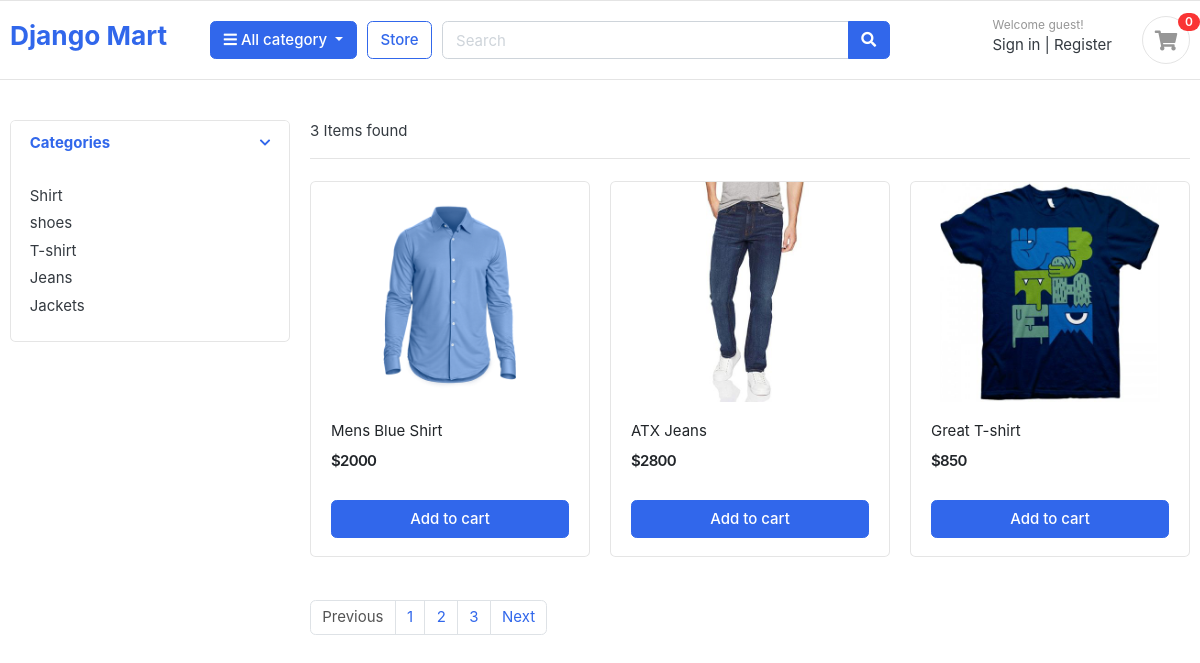
/store/, run on the app's committed database.
### category/models.py (models this page shows, shortened)
class Category(models.Model):
    category_name = models.CharField(max_length=100, unique=True)
    slug = models.SlugField(max_length=200, unique=True)
    description = models.TextField(max_length=300, blank=True)
    cat_images = models.ImageField(upload_to='photos/categories', blank=True)

### store/models.py (models this page shows, shortened)
class Product(models.Model):
    product_name = models.CharField(max_length=100, unique=True)
    slug = models.SlugField(max_length=200, unique=True)
    description = models.TextField(max_length=300, blank=True)
    price = models.IntegerField()
    image = models.ImageField(upload_to='photos/products')
    stock = models.IntegerField()
    is_avaiable = models.BooleanField(default=True)
    category = models.ForeignKey(Category, on_delete=models.CASCADE)
    created_date = models.DateTimeField(auto_now_add=True)
    modified_date = models.DateTimeField(auto_now=True)

### store/views.py (the view)
# urls.py: path('store/', include('store.urls')),
def store(request, category_slug=None):
    products = None
    category = None
    if category_slug != None:
        category = get_object_or_404(Category, slug=category_slug)
        products = Product.objects.filter(is_avaiable=True, category=category)
        paginator = Paginator(products, 1)
        page = request.GET.get('page')
        page_product = paginator.get_page(page)
    else:
        products = Product.objects.filter(is_avaiable = True)
        paginator = Paginator(products, 3)
        page = request.GET.get('page')
        page_product = paginator.get_page(page)
    categories = Category.objects.all()
    product = {'products':page_product, 'categories': categories}
    return render(request, 'store/store.html',product)

### store/templates/store/store.html (shortened to what this page needs)
{% extends "base.html" %}
{% block body %}
<section class="section-content padding-y">
	<div class="container">
	<div class="row">
		<aside class="col-md-3">
	<div class="card">
		<article class="filter-group">
			<header class="card-header">
				<a href="#" data-toggle="collapse" data-target="#collapse_1" aria-expanded="true" class="">
					<i class="icon-control fa fa-chevron-down"></i>
					<h6 class="title">Categories</h6>
				</a>
			</header>
			<div class="filter-content collapse show" id="collapse_1">
				<div class="card-body">
					<ul class="list-menu">
						{% for i in categories %}
							<li><a href="{% url 'products_by_slug' i.slug %}">{{i.category_name}}  </a></li>
					    {% endfor %}
					</ul>
				</div>
			</div>
		</article>
	</div>
		</aside>
		<main class="col-md-9">
	<header class="border-bottom mb-4 pb-3">
			<div class="form-inline">
				<span class="mr-md-auto">{{products|length}} Items found </span>
			</div>
	</header>
	<div class="row">
     {% for item in products %}
	 <div class="col-md-4">
		<figure class="card card-product-grid">
			<div class="img-wrap">
				<img src="{{item.image.url}}">
			</div>
			<figcaption class="info-wrap">
				<div class="fix-height">
					<a href="{% url 'product_detail' item.category.slug item.slug %}" class="title">{{item.product_name}}</a>
					<div class="price-wrap mt-2">
						<span class="price">${{item.price}}</span>
					</div>
				</div>
				<form method="post">
					<a href="{% url 'add_cart' item.id %}" class="btn btn-block btn-primary">Add to cart </a>
				</form>
			</figcaption>
		</figure>
	</div>
	 {% endfor %}
	</div>
	<nav class="mt-4" aria-label="Page navigation sample">
	  <ul class="pagination">
		{% if products.has_previous %}
		<li class="page-item"><a class="page-link" href="?page={{products.previous_page_number}}">Previous</a></li>
		{% else %}
		<li class="page-item disabled"><a class="page-link" href="">Previous</a></li>
		{% endif %}
		{% for i in products.paginator.page_range %}
		<li class="page-item "><a class="page-link" href="?page={{i}}">{{i}}</a></li>
		{% endfor %}
		{% if products.has_next %}
		<li class="page-item"><a class="page-link" href="?page={{products.next_page_number}}">Next</a></li>
		{% else %}
		<li class="page-item disabled"><a class="page-link" href="">Next</a></li>
		{% endif %}
	  </ul>
	</nav>
		</main>
	</div>
	</div>
	</section>
{% endblock body %}

### templates/base.html (shortened to what this page needs)
<!DOCTYPE html>
{% load static %}
<html lang="en">
<head>
    <head>
        <link href="{% static 'css/bootstrap.css' %}" rel="stylesheet" type="text/css" />
        <link
          href="{% static 'fonts/fontawesome/css/all.min.css' %}"
          type="text/css"
          rel="stylesheet"
        />
        <link href="{% static 'css/ui.css' %}" rel="stylesheet" type="text/css" />
        <link
          href="{% static 'css/responsive.css' %}"
          rel="stylesheet"
          media="only screen and (max-width: 1200px)"
        />
      </head>
</head>
<body>
    <header class="section-header">
        <section class="header-main border-bottom">
          <div class="container">
            <div class="row align-items-center">
              <div class="col-lg-2 col-md-3 col-6">
                <a href="{% url 'home' %}" class="brand-wrap">
                  <h3>Django Mart</h3>
                </a>
              </div>
              <div class="col-lg col-sm col-md col-6 flex-grow-0">
                <div class="category-wrap dropdown d-inline-block float-right">
                  <button
                    type="button"
                    class="btn btn-primary dropdown-toggle"
                    data-toggle="dropdown"
                  >
                    <i class="fa fa-bars"></i> All category
                  </button>
                </div>
              </div>
              <a href="{% url 'store' %}" class="btn btn-outline-primary">Store</a>
              <div class="col-lg col-md-6 col-sm-12 col">
                <form action="#" class="search">
                  <div class="input-group w-100">
                    <input
                      type="text"
                      class="form-control"
                      style="width: 60%"
                      placeholder="Search"
                    />
                    <div class="input-group-append">
                      <button class="btn btn-primary" type="submit">
                        <i class="fa fa-search"></i>
                      </button>
                    </div>
                  </div>
                </form>
              </div>
              <div class="col-lg-3 col-sm-6 col-8 order-2 order-lg-3">
                <div class="d-flex justify-content-end mb-3 mb-lg-0">
                  {% if request.user.is_authenticated %}
                  <div class="widget-header">
                    <small class="title text-muted">Welcome {{request.user.first_name}}!</small>
                    <div>
                      <a href="">Profile</a>
                      <span class="dark-transp"> | </span>
                      <a href="{% url 'logout' %}"> Logout</a>
                    </div>
                  </div>
                  {% else %}
                  <div class="widget-header">
                    <small class="title text-muted">Welcome guest!</small>
                    <div>
                      <a href="{% url 'login' %}">Sign in</a>
                      <span class="dark-transp"> | </span>
                      <a href="{% url 'register' %}"> Register</a>
                    </div>
                  </div>
                  {% endif %}
                  <a href="{% url 'cart' %}" class="widget-header pl-3 ml-3">
                    <div class="icon icon-sm rounded-circle border">
                      <i class="fa fa-shopping-cart"></i>
                    </div>
                    <span class="badge badge-pill badge-danger notify">0</span>
                  </a>
                </div>
              </div>
            </div>
          </div>
        </section>
      </header>
      {% block body %}
      {% endblock body %}
</body>
</html>

### static/css/ui.css (style rules this page uses)
html { font-family: "Inter", sans-serif; font-size: 15px; }
.img-wrap { text-align: center; display: block; }
.img-wrap img { max-width: 100%; }
.price-wrap { letter-spacing: -0.7px; }
.icon-xs, .icon-sm, .icon-md, .icon-lg { display: inline-block; text-align: center; flex-shrink: 0; flex-grow: 0; }
.icon-sm { width: 48px; height: 48px; line-height: 48px !important; font-size: 20px; }
.padding-y { padding-top: 40px; padding-bottom: 40px; }
figure { margin-bottom: 0; }
article:after, .form-group:after { display: block; clear: both; content: ""; }
.header-main { position: relative; padding-top: 1rem; padding-bottom: 1rem; }
.widget-header { display: inline-block; vertical-align: middle; position: relative; }
.widget-header a { color: #343a40; }
.widget-header i { color: #969696; }
.widget-header .title { display: block; }
.widget-header .notify { position: absolute; top: -3px; right: -10px; }
[class*=list-] li:after { visibility: hidden; display: block; content: ""; overflow: hidden; height: 0; clear: both; }
.list-menu { list-style: none; margin: 0; padding-left: 0; }
.list-menu li { margin-bottom: 5px; }
.list-menu a { color: #343a40; }
[class*=card-product] a.title { color: #212529; display: block; }
[class*=card-product] .img-wrap { overflow: hidden; position: relative; }
[class*=card-product] .img-wrap img { height: 100%; max-width: 100%; width: auto; display: inline-block; -o-object-fit: cover; object-fit: cover; }
.card-product-grid { margin-bottom: 20px; }
.card-product-grid .img-wrap { border-radius: 0.2rem 0.2rem 0 0; height: 220px; }
.card-product-grid .info-wrap { overflow: hidden; padding: 18px 20px; }
.card-product-grid .fix-height { height: 80px; overflow: hidden; }
.card .img-wrap { overflow: hidden; }
.notify { position: absolute; top: -4px; right: -10px; display: inline-block; padding: 0.25em 0.6em; font-size: 12px; line-height: 1; text-align: center; border-radius: 3rem; color: #fff; background-color: #fa3434; }
.price { font-weight: 600; color: #212529; }
.icon-control { margin-top: 5px; float: right; font-size: 80%; }
.card-header .title { margin-bottom: 0; line-height: 1.5; }
.filter-group { border-bottom: 1px solid #e4e4e4; }
.filter-group .card-header { border-bottom: 0; }
.filter-group:last-child { border-bottom: 0; }

### data on the page
Category: category_name "Shirt"
Category: category_name "shoes"
Category: category_name "T-shirt"
Category: category_name "Jeans"
Category: category_name "Jackets"
Product: image (picture), product_name "Mens Blue Shirt", price "2000"
Product: image (picture), product_name "ATX Jeans", price "2800"
Product: image (picture), product_name "Great T-shirt", price "850"

### other printed values
{{ products|length }} "3"
{{ i }} "1" "2" "3"
